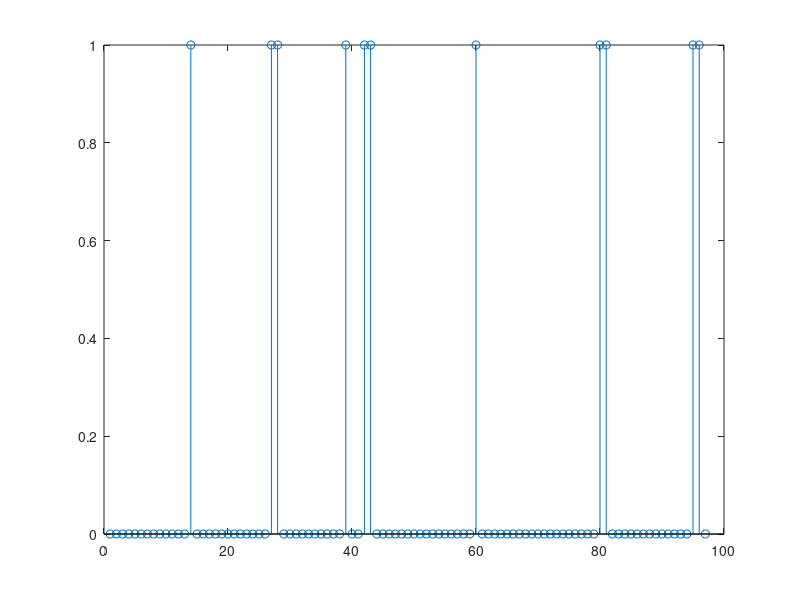
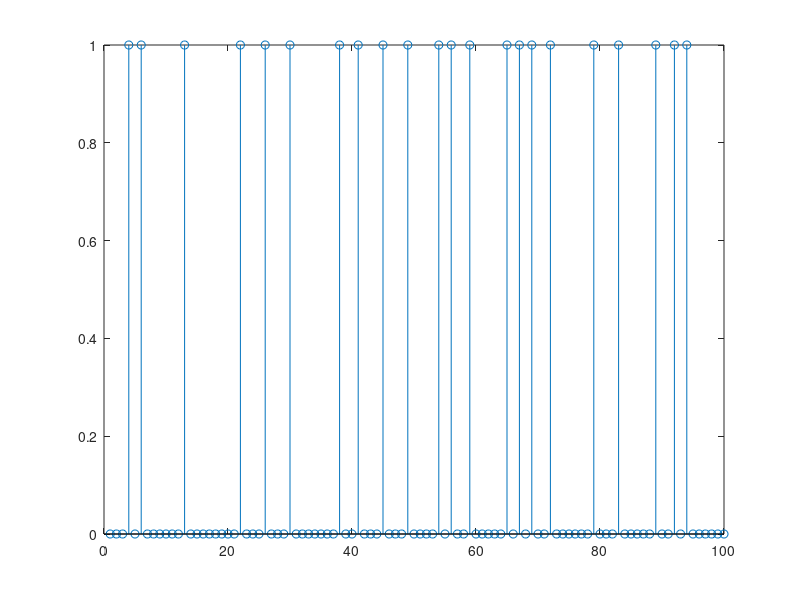

MATLAB code for these plots, in order:
fair = [0,0,0,0];
weight = [0,0,0,0];
a=rand;

if(a<0.5)
    a=1; %fair coin
else
    a=2; %weight coin
end

for i=1:100
    switch a
        case 1%fair
            fc = rand;
            if(fc<0.5)
                %tura
                fair(i)=1;
                a=1;
            else
                %yazi
                fair(i)=0;
                a=2;
            end
            
        case 2%weight
            w_c = rand;
            if(w_c<0.25)
                weight(i)=1;
                a=1;
                %tura
            else
                %yazi
                weight(i)=0;
                a=2;
            end
    end
end

i=[1:1:100];

stem(fair)

figure
stem(weight)